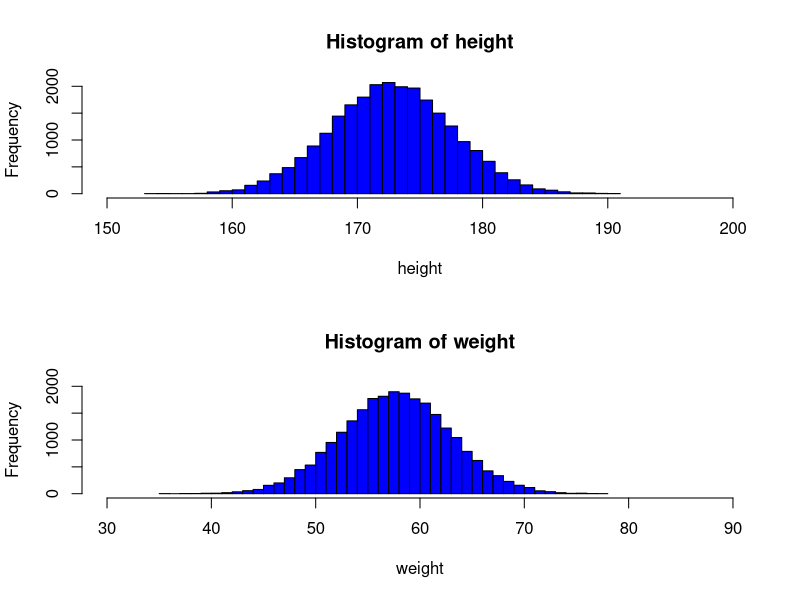
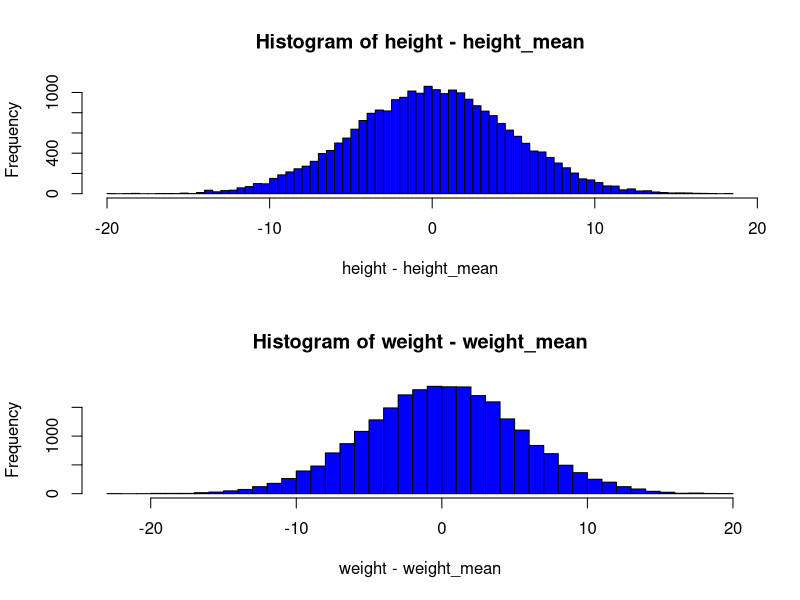
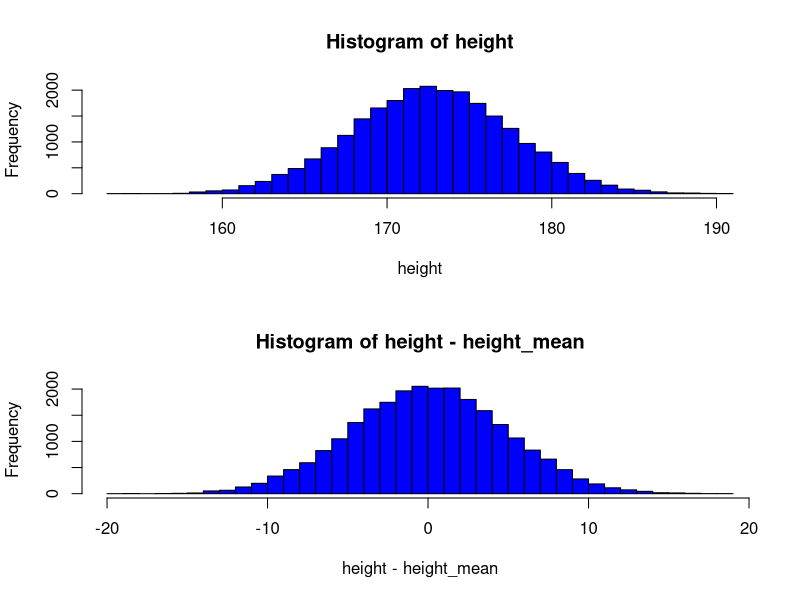
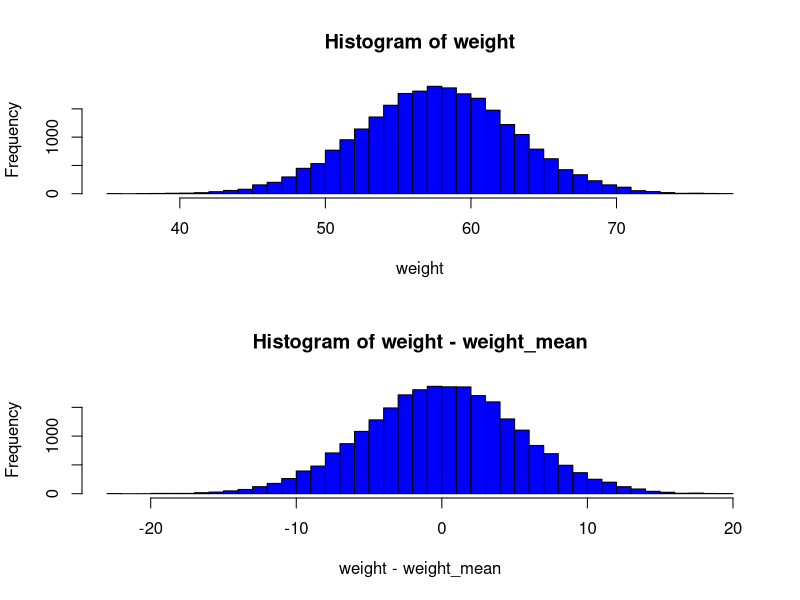
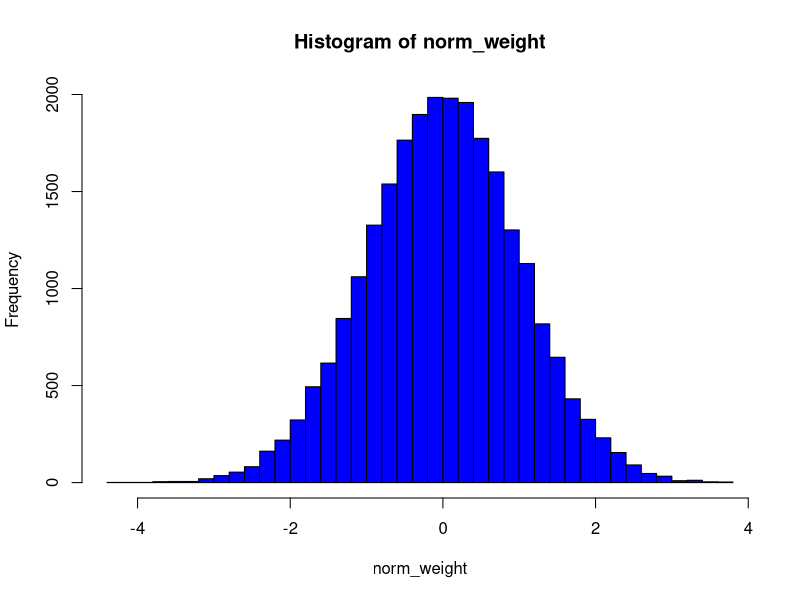
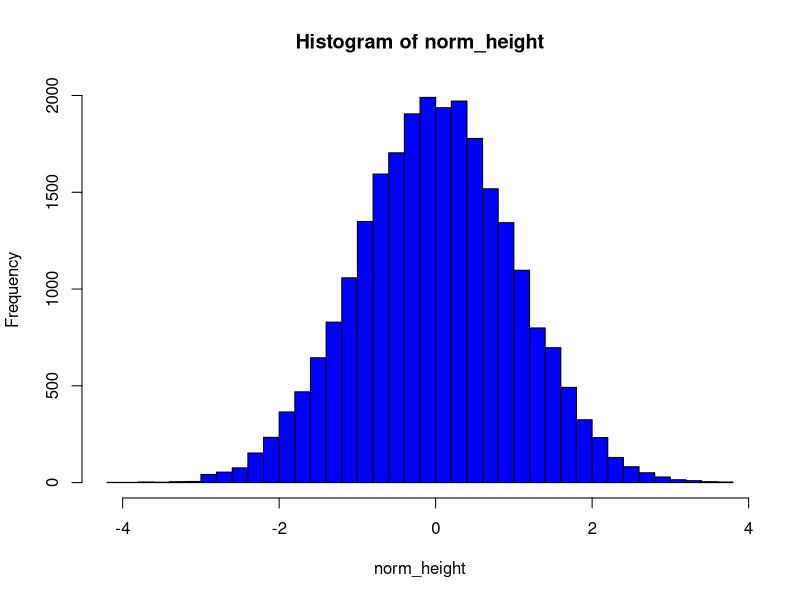
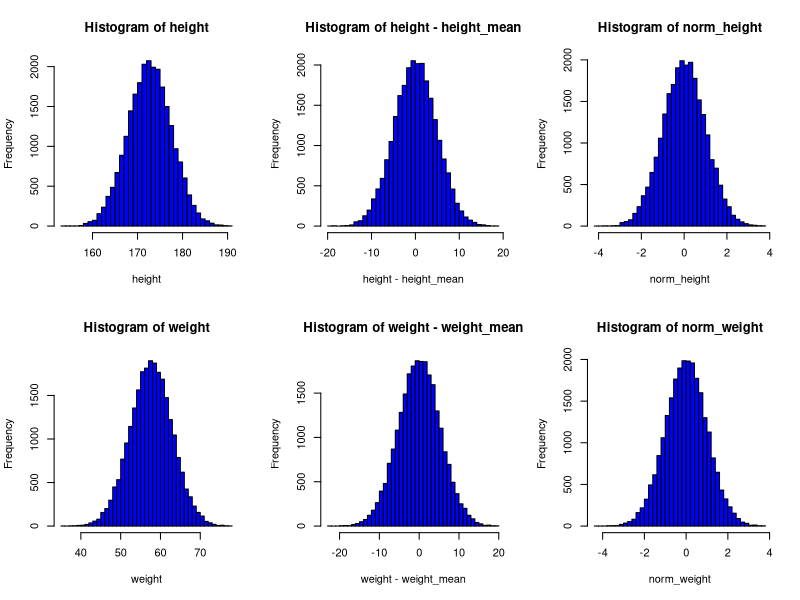
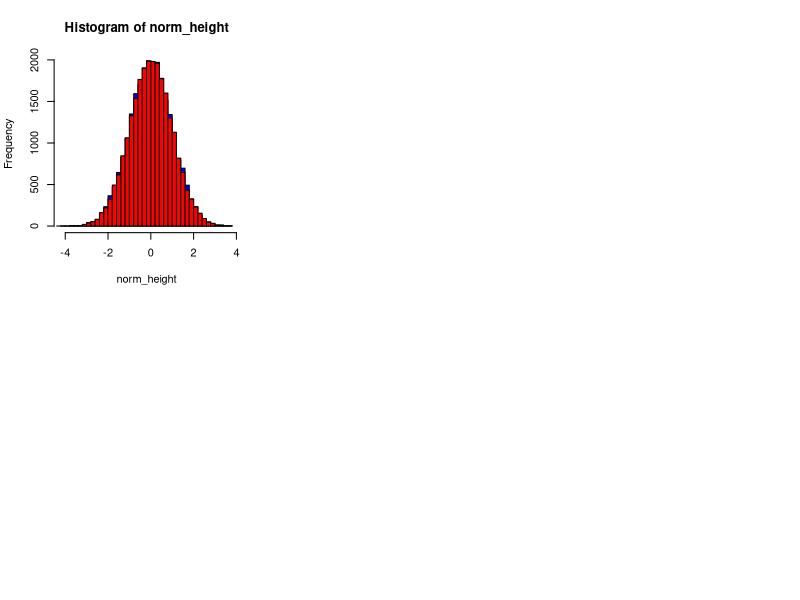

R code for these plots, in order:
# Analysis of height-weight data for understanding Gaussian distribution

# Load data file
data <- read.table("SOCR_height_weight_data.txt", header=TRUE)

# See names of columns
colnames(data)

#convert inches to cm in height
height <- data$Height.Inches * 2.54

# convert weight from pounds to Kg
weight <- data$Weight.Pounds * 0.45359

par(mfrow=c(2,1))

# Plot the histogram of height
hist(height, breaks=50, col="blue", xlim=c(150,200), ylim=c(0,2000) )
# Plot the histogram of weight
hist(weight, breaks=50, col="blue", xlim=c(30, 90), ylim=c(0,2000))

X11()

par(mfrow=c(2,1))

# Get mean height and mean weight
height_mean <- mean(height)
weight_mean <- mean(weight)

# Get SD of height and weight
sd_height <- sd(height)
sd_weight <- sd(weight)

# Plot histograms of mean subtracted data
hist(height-height_mean, breaks=60, col="blue")
hist(weight-weight_mean, breaks=60, col="blue")

# Plot the normal data and mean subtracted data for height side by side
par(mfrow=c(2,1))
hist(height, breaks=50, col="blue")
hist(height-height_mean, breaks=50, col="blue")

X11()
# Plot the normal data and mean subtracted data for weight side by side
par(mfrow=c(2,1))
hist(weight, breaks=50, col="blue")
hist(weight-weight_mean, breaks=50, col="blue")

X11()

# Now, Normalize the data with (data-mean)/SD
norm_height <- (height - height_mean)/sd_height
norm_weight <- (weight - weight_mean)/sd_weight

# Plot the normalized data. Now the X-axis is in units of standard deviations.
hist(norm_weight, breaks=50, col="blue")
X11()
hist(norm_height, breaks=50, col="blue")

# To compare, for height and weight, plot normal data, mean subtracted data and normalized data
par(mfrow=c(2,3))
hist(height, breaks=50, col="blue")
hist(height-height_mean, breaks=50, col="blue")
hist(norm_height, breaks=50, col="blue")

hist(weight, breaks=50, col="blue")
hist(weight-weight_mean, breaks=50, col="blue")
hist(norm_weight, breaks=50, col="blue")

# Superimpose the two normalized distributions with add=T options
hist(norm_height, breaks=50, col="blue")
hist(norm_weight, breaks=50, col="red", add=T)

